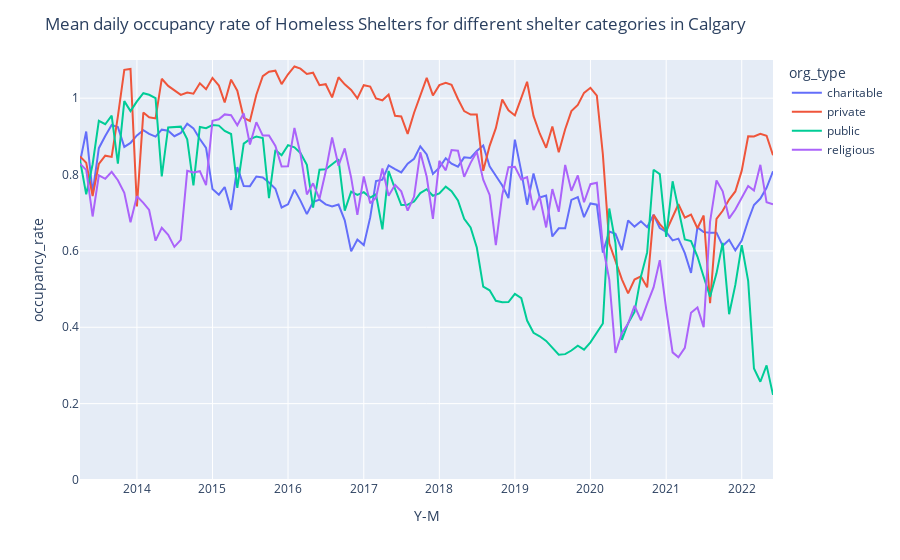

Here is the notebook cell this chart was saved with:
### Markdown cell above
#### Data Visualisation

### Code cell
mean_occ_by_category_df = (
    shelter_df.loc[:, ["year", "month", "organization_category", "occupation_rate"]]
    .groupby(["year", "month", "organization_category"])
    .mean("occupation_rate")
    .unstack()
)
mean_occ_by_category_df.columns = ["charitable", "private", "public", "religious"]
mean_occ_by_category_df
mean_occ_by_category_df = mean_occ_by_category_df.reset_index()
mean_occ_by_category_df["Y-M"] = pd.to_datetime(
    mean_occ_by_category_df["year"].astype("str")
    + "-"
    + mean_occ_by_category_df["month"].astype("str")
)
melted_mean_occ = pd.melt(
    mean_occ_by_category_df,
    id_vars=["year", "month"],
    var_name="org_type",
    value_vars=["charitable", "private", "public", "religious"],
    value_name="occupancy_rate",
)
melted_mean_occ = melted_mean_occ.astype({"year": "str", "month": "str"})
melted_mean_occ["Y-M"] = pd.to_datetime(
    melted_mean_occ[["year", "month"]].agg("-".join, axis=1)
)

fig = px.line(
    melted_mean_occ,
    x="Y-M",
    y="occupancy_rate",
    animation_group="org_type",
    color="org_type",
    hover_name="org_type",
    range_y=[0, 1.1],
)

fig.update_layout(
    autosize=True,
    title="Mean daily occupancy rate of Homeless Shelters for different shelter categories in Calgary",
)
fig.show()

display(mean_occ_by_category_df)

### Figure 1 — Plotly figure (JSON) as saved in the notebook; plotly's stock layout.template omitted (floating-point values rounded to 4 significant figures)
{"data": [{"hovertemplate": "<b>%{hovertext}</b><br><br>org_type=charitable<br>Y-M=%{x}<br>occupancy_rate=%{y}<extra></extra>", "hovertext": ["charitable", "charitable", "charitable", "charitable", "charitable", "charitable", "charitable", "charitable", "charitable", "charitable", "charitable", "charitable", "charitable", "charitable", "charitable", "charitable", "charitable", "charitable", "charitable", "charitable", "charitable", "charitable", "charitable", "charitable", "charitable", "charitable", "charitable", "charitable", "charitable", "charitable", "charitable", "charitable", "charitable", "charitable", "charitable", "charitable", "charitable", "charitable", "charitable", "charitable", "charitable", "charitable", "charitable", "charitable", "charitable", "charitable", "charitable", "charitable", "charitable", "charitable", "charitable", "charitable", "charitable", "charitable", "charitable", "charitable", "charitable", "charitable", "charitable", "charitable", "charitable", "charitable", "charitable", "charitable", "charitable", "charitable", "charitable", "charitable", "charitable", "charitable", "charitable", "charitable", "charitable", "charitable", "charitable", "charitable", "charitable", "charitable", "charitable", "charitable", "charitable", "charitable", "charitable", "charitable", "charitable", "charitable", "charitable", "charitable", "charitable", "charitable", "charitable", "charitable", "charitable", "charitable", "charitable", "charitable", "charitable", "charitable", "charitable", "charitable", "charitable", "charitable", "charitable", "charitable", "charitable", "charitable", "charitable", "charitable", "charitable", "charitable", "charitable"], "ids": ["charitable", "charitable", "charitable", "charitable", "charitable", "charitable", "charitable", "charitable", "charitable", "charitable", "charitable", "charitable", "charitable", "charitable", "charitable", "charitable", "charitable", "charitable", "charitable", "charitable", "charitable", "charitable", "charitable", "charitable", "charitable", "charitable", "charitable", "charitable", "charitable", "charitable", "charitable", "charitable", "charitable", "charitable", "charitable", "charitable", "charitable", "charitable", "charitable", "charitable", "charitable", "charitable", "charitable", "charitable", "charitable", "charitable", "charitable", "charitable", "charitable", "charitable", "charitable", "charitable", "charitable", "charitable", "charitable", "charitable", "charitable", "charitable", "charitable", "charitable", "charitable", "charitable", "charitable", "charitable", "charitable", "charitable", "charitable", "charitable", "charitable", "charitable", "charitable", "charitable", "charitable", "charitable", "charitable", "charitable", "charitable", "charitable", "charitable", "charitable", "charitable", "charitable", "charitable", "charitable", "charitable", "charitable", "charitable", "charitable", "charitable", "charitable", "charitable", "charitable", "charitable", "charitable", "charitable", "charitable", "charitable", "charitable", "charitable", "charitable", "charitable", "charitable", "charitable", "charitable", "charitable", "charitable", "charitable", "charitable", "charitable", "charitable", "charitable"], "legendgroup": "charitable", "line": {"color": "#636efa", "dash": "solid"}, "marker": {"symbol": "circle"}, "mode": "lines", "name": "charitable", "orientation": "v", "showlegend": true, "type": "scatter", "x": ["2013-04-01T00:00:00", "2013-05-01T00:00:00", "2013-06-01T00:00:00", "2013-07-01T00:00:00", "2013-08-01T00:00:00", "2013-09-01T00:00:00", "2013-10-01T00:00:00", "2013-11-01T00:00:00", "2013-12-01T00:00:00", "2014-01-01T00:00:00", "2014-02-01T00:00:00", "2014-03-01T00:00:00", "2014-04-01T00:00:00", "2014-05-01T00:00:00", "2014-06-01T00:00:00", "2014-07-01T00:00:00", "2014-08-01T00:00:00", "2014-09-01T00:00:00", "2014-10-01T00:00:00", "2014-11-01T00:00:00", "2014-12-01T00:00:00", "2015-01-01T00:00:00", "2015-02-01T00:00:00", "2015-03-01T00:00:00", "2015-04-01T00:00:00", "2015-05-01T00:00:00", "2015-06-01T00:00:00", "2015-07-01T00:00:00", "2015-08-01T00:00:00", "2015-09-01T00:00:00", "2015-10-01T00:00:00", "2015-11-01T00:00:00", "2015-12-01T00:00:00", "2016-01-01T00:00:00", "2016-02-01T00:00:00", "2016-03-01T00:00:00", "2016-04-01T00:00:00", "2016-05-01T00:00:00", "2016-06-01T00:00:00", "2016-07-01T00:00:00", "2016-08-01T00:00:00", "2016-09-01T00:00:00", "2016-10-01T00:00:00", "2016-11-01T00:00:00", "2016-12-01T00:00:00", "2017-01-01T00:00:00", "2017-02-01T00:00:00", "2017-03-01T00:00:00", "2017-04-01T00:00:00", "2017-05-01T00:00:00", "2017-06-01T00:00:00", "2017-07-01T00:00:00", "2017-08-01T00:00:00", "2017-09-01T00:00:00", "2017-10-01T00:00:00", "2017-11-01T00:00:00", "2017-12-01T00:00:00", "2018-01-01T00:00:00", "2018-02-01T00:00:00", "2018-03-01T00:00:00", "2018-04-01T00:00:00", "2018-05-01T00:00:00", "2018-06-01T00:00:00", "2018-07-01T00:00:00", "2018-08-01T00:00:00", "2018-09-01T00:00:00", "2018-10-01T00:00:00", "2018-11-01T00:00:00", "2018-12-01T00:00:00", "2019-01-01T00:00:00", "2019-02-01T00:00:00", "2019-03-01T00:00:00", "2019-04-01T00:00:00", "2019-05-01T00:00:00", "2019-06-01T00:00:00", "2019-07-01T00:00:00", "2019-08-01T00:00:00", "2019-09-01T00:00:00", "2019-10-01T00:00:00", "2019-11-01T00:00:00", "2019-12-01T00:00:00", "2020-01-01T00:00:00", "2020-02-01T00:00:00", "2020-03-01T00:00:00", "2020-04-01T00:00:00", "2020-05-01T00:00:00", "2020-06-01T00:00:00", "2020-07-01T00:00:00", "2020-08-01T00:00:00", "2020-09-01T00:00:00", "2020-10-01T00:00:00", "2020-11-01T00:00:00", "2020-12-01T00:00:00", "2021-01-01T00:00:00", "2021-02-01T00:00:00", "2021-03-01T00:00:00", "2021-04-01T00:00:00", "2021-05-01T00:00:00", "2021-06-01T00:00:00", "2021-07-01T00:00:00", "2021-08-01T00:00:00", "2021-09-01T00:00:00", "2021-10-01T00:00:00", "2021-11-01T00:00:00", "2021-12-01T00:00:00", "2022-01-01T00:00:00", "2022-02-01T00:00:00", "2022-03-01T00:00:00", "2022-04-01T00:00:00", "2022-05-01T00:00:00", "2022-06-01T00:00:00"], "xaxis": "x", "y": [0.8327, 0.9127, 0.7518, 0.8691, 0.9011, 0.9297, 0.9245, 0.8726, 0.8829, 0.9025, 0.9163, 0.9063, 0.8993, 0.9175, 0.9148, 0.9004, 0.9089, 0.9331, 0.921, 0.893, 0.8699, 0.7619, 0.7473, 0.7673, 0.7075, 0.8194, 0.77, 0.7696, 0.7948, 0.7922, 0.779, 0.7629, 0.7137, 0.722, 0.7605, 0.7318, 0.6964, 0.7281, 0.7343, 0.7218, 0.7161, 0.7214, 0.6799, 0.5987, 0.6296, 0.6152, 0.6878, 0.7829, 0.7865, 0.8239, 0.8143, 0.8056, 0.8286, 0.8413, 0.874, 0.8526, 0.8017, 0.818, 0.8426, 0.8285, 0.8207, 0.845, 0.8434, 0.862, 0.8764, 0.8214, 0.7968, 0.7714, 0.7384, 0.8915, 0.8078, 0.721, 0.8026, 0.7399, 0.7448, 0.6378, 0.6592, 0.6592, 0.7336, 0.7409, 0.6884, 0.7244, 0.721, 0.5956, 0.651, 0.6449, 0.6021, 0.6795, 0.6636, 0.6777, 0.6621, 0.6946, 0.6599, 0.6497, 0.6275, 0.6321, 0.5943, 0.5423, 0.6615, 0.6491, 0.6473, 0.6478, 0.6136, 0.6293, 0.6013, 0.6271, 0.6797, 0.7202, 0.7372, 0.7652, 0.8085], "yaxis": "y"}, {"hovertemplate": "<b>%{hovertext}</b><br><br>org_type=private<br>Y-M=%{x}<br>occupancy_rate=%{y}<extra></extra>", "hovertext": ["private", "private", "private", "private", "private", "private", "private", "private", "private", "private", "private", "private", "private", "private", "private", "private", "private", "private", "private", "private", "private", "private", "private", "private", "private", "private", "private", "private", "private", "private", "private", "private", "private", "private", "private", "private", "private", "private", "private", "private", "private", "private", "private", "private", "private", "private", "private", "private", "private", "private", "private", "private", "private", "private", "private", "private", "private", "private", "private", "private", "private", "private", "private", "private", "private", "private", "private", "private", "private", "private", "private", "private", "private", "private", "private", "private", "private", "private", "private", "private", "private", "private", "private", "private", "private", "private", "private", "private", "private", "private", "private", "private", "private", "private", "private", "private", "private", "private", "private", "private", "private", "private", "private", "private", "private", "private", "private", "private", "private", "private", "private"], "ids": ["private", "private", "private", "private", "private", "private", "private", "private", "private", "private", "private", "private", "private", "private", "private", "private", "private", "private", "private", "private", "private", "private", "private", "private", "private", "private", "private", "private", "private", "private", "private", "private", "private", "private", "private", "private", "private", "private", "private", "private", "private", "private", "private", "private", "private", "private", "private", "private", "private", "private", "private", "private", "private", "private", "private", "private", "private", "private", "private", "private", "private", "private", "private", "private", "private", "private", "private", "private", "private", "private", "private", "private", "private", "private", "private", "private", "private", "private", "private", "private", "private", "private", "private", "private", "private", "private", "private", "private", "private", "private", "private", "private", "private", "private", "private", "private", "private", "private", "private", "private", "private", "private", "private", "private", "private", "private", "private", "private", "private", "private", "private"], "legendgroup": "private", "line": {"color": "#EF553B", "dash": "solid"}, "marker": {"symbol": "circle"}, "mode": "lines", "name": "private", "orientation": "v", "showlegend": true, "type": "scatter", "x": ["2013-04-01T00:00:00", "2013-05-01T00:00:00", "2013-06-01T00:00:00", "2013-07-01T00:00:00", "2013-08-01T00:00:00", "2013-09-01T00:00:00", "2013-10-01T00:00:00", "2013-11-01T00:00:00", "2013-12-01T00:00:00", "2014-01-01T00:00:00", "2014-02-01T00:00:00", "2014-03-01T00:00:00", "2014-04-01T00:00:00", "2014-05-01T00:00:00", "2014-06-01T00:00:00", "2014-07-01T00:00:00", "2014-08-01T00:00:00", "2014-09-01T00:00:00", "2014-10-01T00:00:00", "2014-11-01T00:00:00", "2014-12-01T00:00:00", "2015-01-01T00:00:00", "2015-02-01T00:00:00", "2015-03-01T00:00:00", "2015-04-01T00:00:00", "2015-05-01T00:00:00", "2015-06-01T00:00:00", "2015-07-01T00:00:00", "2015-08-01T00:00:00", "2015-09-01T00:00:00", "2015-10-01T00:00:00", "2015-11-01T00:00:00", "2015-12-01T00:00:00", "2016-01-01T00:00:00", "2016-02-01T00:00:00", "2016-03-01T00:00:00", "2016-04-01T00:00:00", "2016-05-01T00:00:00", "2016-06-01T00:00:00", "2016-07-01T00:00:00", "2016-08-01T00:00:00", "2016-09-01T00:00:00", "2016-10-01T00:00:00", "2016-11-01T00:00:00", "2016-12-01T00:00:00", "2017-01-01T00:00:00", "2017-02-01T00:00:00", "2017-03-01T00:00:00", "2017-04-01T00:00:00", "2017-05-01T00:00:00", "2017-06-01T00:00:00", "2017-07-01T00:00:00", "2017-08-01T00:00:00", "2017-09-01T00:00:00", "2017-10-01T00:00:00", "2017-11-01T00:00:00", "2017-12-01T00:00:00", "2018-01-01T00:00:00", "2018-02-01T00:00:00", "2018-03-01T00:00:00", "2018-04-01T00:00:00", "2018-05-01T00:00:00", "2018-06-01T00:00:00", "2018-07-01T00:00:00", "2018-08-01T00:00:00", "2018-09-01T00:00:00", "2018-10-01T00:00:00", "2018-11-01T00:00:00", "2018-12-01T00:00:00", "2019-01-01T00:00:00", "2019-02-01T00:00:00", "2019-03-01T00:00:00", "2019-04-01T00:00:00", "2019-05-01T00:00:00", "2019-06-01T00:00:00", "2019-07-01T00:00:00", "2019-08-01T00:00:00", "2019-09-01T00:00:00", "2019-10-01T00:00:00", "2019-11-01T00:00:00", "2019-12-01T00:00:00", "2020-01-01T00:00:00", "2020-02-01T00:00:00", "2020-03-01T00:00:00", "2020-04-01T00:00:00", "2020-05-01T00:00:00", "2020-06-01T00:00:00", "2020-07-01T00:00:00", "2020-08-01T00:00:00", "2020-09-01T00:00:00", "2020-10-01T00:00:00", "2020-11-01T00:00:00", "2020-12-01T00:00:00", "2021-01-01T00:00:00", "2021-02-01T00:00:00", "2021-03-01T00:00:00", "2021-04-01T00:00:00", "2021-05-01T00:00:00", "2021-06-01T00:00:00", "2021-07-01T00:00:00", "2021-08-01T00:00:00", "2021-09-01T00:00:00", "2021-10-01T00:00:00", "2021-11-01T00:00:00", "2021-12-01T00:00:00", "2022-01-01T00:00:00", "2022-02-01T00:00:00", "2022-03-01T00:00:00", "2022-04-01T00:00:00", "2022-05-01T00:00:00", "2022-06-01T00:00:00"], "xaxis": "x", "y": [0.8475, 0.8307, 0.7437, 0.8278, 0.8494, 0.8463, 0.9525, 1.074, 1.077, 0.7163, 0.9622, 0.9498, 0.9471, 1.051, 1.032, 1.02, 1.009, 1.015, 1.012, 1.039, 1.024, 1.053, 1.033, 0.9887, 1.049, 1.02, 0.9483, 0.9403, 1.009, 1.057, 1.069, 1.072, 1.037, 1.063, 1.083, 1.077, 1.063, 1.067, 1.034, 1.037, 1.002, 1.055, 1.036, 1.021, 0.9995, 1.034, 1.03, 0.9992, 0.9944, 1.009, 0.9539, 0.9522, 0.9065, 0.9619, 1.004, 1.053, 1.007, 1.034, 1.04, 1.035, 0.9978, 0.9661, 0.9572, 0.957, 0.8097, 0.8753, 0.9215, 0.9964, 0.9683, 0.9548, 1.001, 1.043, 0.9536, 0.9075, 0.87, 0.9258, 0.8583, 0.9186, 0.9661, 0.9825, 1.014, 1.027, 1.007, 0.8532, 0.62, 0.5729, 0.5256, 0.4886, 0.5249, 0.5332, 0.5045, 0.6944, 0.6701, 0.6515, 0.6863, 0.7223, 0.6871, 0.6949, 0.6592, 0.6929, 0.4632, 0.6839, 0.7051, 0.7344, 0.7556, 0.8102, 0.9003, 0.8997, 0.9067, 0.9016, 0.8508], "yaxis": "y"}, {"hovertemplate": "<b>%{hovertext}</b><br><br>org_type=public<br>Y-M=%{x}<br>occupancy_rate=%{y}<extra></extra>", "hovertext": ["public", "public", "public", "public", "public", "public", "public", "public", "public", "public", "public", "public", "public", "public", "public", "public", "public", "public", "public", "public", "public", "public", "public", "public", "public", "public", "public", "public", "public", "public", "public", "public", "public", "public", "public", "public", "public", "public", "public", "public", "public", "public", "public", "public", "public", "public", "public", "public", "public", "public", "public", "public", "public", "public", "public", "public", "public", "public", "public", "public", "public", "public", "public", "public", "public", "public", "public", "public", "public", "public", "public", "public", "public", "public", "public", "public", "public", "public", "public", "public", "public", "public", "public", "public", "public", "public", "public", "public", "public", "public", "public", "public", "public", "public", "public", "public", "public", "public", "public", "public", "public", "public", "public", "public", "public", "public", "public", "public", "public", "public", "public"], "ids": ["public", "public", "public", "public", "public", "public", "public", "public", "public", "public", "public", "public", "public", "public", "public", "public", "public", "public", "public", "public", "public", "public", "public", "public", "public", "public", "public", "public", "public", "public", "public", "public", "public", "public", "public", "public", "public", "public", "public", "public", "public", "public", "public", "public", "public", "public", "public", "public", "public", "public", "public", "public", "public", "public", "public", "public", "public", "public", "public", "public", "public", "public", "public", "public", "public", "public", "public", "public", "public", "public", "public", "public", "public", "public", "public", "public", "public", "public", "public", "public", "public", "public", "public", "public", "public", "public", "public", "public", "public", "public", "public", "public", "public", "public", "public", "public", "public", "public", "public", "public", "public", "public", "public", "public", "public", "public", "public", "public", "public", "public", "public"], "legendgroup": "public", "line": {"color": "#00cc96", "dash": "solid"}, "marker": {"symbol": "circle"}, "mode": "lines", "name": "public", "orientation": "v", "showlegend": true, "type": "scatter", "x": ["2013-04-01T00:00:00", "2013-05-01T00:00:00", "2013-06-01T00:00:00", "2013-07-01T00:00:00", "2013-08-01T00:00:00", "2013-09-01T00:00:00", "2013-10-01T00:00:00", "2013-11-01T00:00:00", "2013-12-01T00:00:00", "2014-01-01T00:00:00", "2014-02-01T00:00:00", "2014-03-01T00:00:00", "2014-04-01T00:00:00", "2014-05-01T00:00:00", "2014-06-01T00:00:00", "2014-07-01T00:00:00", "2014-08-01T00:00:00", "2014-09-01T00:00:00", "2014-10-01T00:00:00", "2014-11-01T00:00:00", "2014-12-01T00:00:00", "2015-01-01T00:00:00", "2015-02-01T00:00:00", "2015-03-01T00:00:00", "2015-04-01T00:00:00", "2015-05-01T00:00:00", "2015-06-01T00:00:00", "2015-07-01T00:00:00", "2015-08-01T00:00:00", "2015-09-01T00:00:00", "2015-10-01T00:00:00", "2015-11-01T00:00:00", "2015-12-01T00:00:00", "2016-01-01T00:00:00", "2016-02-01T00:00:00", "2016-03-01T00:00:00", "2016-04-01T00:00:00", "2016-05-01T00:00:00", "2016-06-01T00:00:00", "2016-07-01T00:00:00", "2016-08-01T00:00:00", "2016-09-01T00:00:00", "2016-10-01T00:00:00", "2016-11-01T00:00:00", "2016-12-01T00:00:00", "2017-01-01T00:00:00", "2017-02-01T00:00:00", "2017-03-01T00:00:00", "2017-04-01T00:00:00", "2017-05-01T00:00:00", "2017-06-01T00:00:00", "2017-07-01T00:00:00", "2017-08-01T00:00:00", "2017-09-01T00:00:00", "2017-10-01T00:00:00", "2017-11-01T00:00:00", "2017-12-01T00:00:00", "2018-01-01T00:00:00", "2018-02-01T00:00:00", "2018-03-01T00:00:00", "2018-04-01T00:00:00", "2018-05-01T00:00:00", "2018-06-01T00:00:00", "2018-07-01T00:00:00", "2018-08-01T00:00:00", "2018-09-01T00:00:00", "2018-10-01T00:00:00", "2018-11-01T00:00:00", "2018-12-01T00:00:00", "2019-01-01T00:00:00", "2019-02-01T00:00:00", "2019-03-01T00:00:00", "2019-04-01T00:00:00", "2019-05-01T00:00:00", "2019-06-01T00:00:00", "2019-07-01T00:00:00", "2019-08-01T00:00:00", "2019-09-01T00:00:00", "2019-10-01T00:00:00", "2019-11-01T00:00:00", "2019-12-01T00:00:00", "2020-01-01T00:00:00", "2020-02-01T00:00:00", "2020-03-01T00:00:00", "2020-04-01T00:00:00", "2020-05-01T00:00:00", "2020-06-01T00:00:00", "2020-07-01T00:00:00", "2020-08-01T00:00:00", "2020-09-01T00:00:00", "2020-10-01T00:00:00", "2020-11-01T00:00:00", "2020-12-01T00:00:00", "2021-01-01T00:00:00", "2021-02-01T00:00:00", "2021-03-01T00:00:00", "2021-04-01T00:00:00", "2021-05-01T00:00:00", "2021-06-01T00:00:00", "2021-07-01T00:00:00", "2021-08-01T00:00:00", "2021-09-01T00:00:00", "2021-10-01T00:00:00", "2021-11-01T00:00:00", "2021-12-01T00:00:00", "2022-01-01T00:00:00", "2022-02-01T00:00:00", "2022-03-01T00:00:00", "2022-04-01T00:00:00", "2022-05-01T00:00:00", "2022-06-01T00:00:00"], "xaxis": "x", "y": [0.838, 0.748, 0.827, 0.9409, 0.9318, 0.9541, 0.8287, 0.9924, 0.9661, 0.9915, 1.013, 1.009, 1.0, 0.7953, 0.9234, 0.9252, 0.9254, 0.8923, 0.7717, 0.9244, 0.9215, 0.9298, 0.9282, 0.9141, 0.9061, 0.765, 0.8811, 0.8928, 0.8996, 0.8958, 0.738, 0.8645, 0.8503, 0.877, 0.8712, 0.8565, 0.8254, 0.7132, 0.8127, 0.8138, 0.8273, 0.8399, 0.7055, 0.755, 0.7467, 0.7538, 0.7395, 0.7481, 0.6564, 0.8093, 0.7623, 0.7203, 0.721, 0.7294, 0.7515, 0.7616, 0.7444, 0.7503, 0.7685, 0.7566, 0.7319, 0.6841, 0.6616, 0.6088, 0.5063, 0.4967, 0.4694, 0.4653, 0.466, 0.4875, 0.4762, 0.4176, 0.3856, 0.3763, 0.3643, 0.3466, 0.328, 0.3296, 0.3392, 0.352, 0.3415, 0.3606, 0.3855, 0.4099, 0.7111, 0.6204, 0.3667, 0.4107, 0.44, 0.5333, 0.5961, 0.8126, 0.8011, 0.6365, 0.7823, 0.7128, 0.63, 0.6259, 0.5852, 0.5324, 0.4799, 0.5413, 0.6211, 0.4342, 0.5109, 0.6153, 0.5214, 0.2919, 0.2573, 0.3002, 0.2229], "yaxis": "y"}, {"hovertemplate": "<b>%{hovertext}</b><br><br>org_type=religious<br>Y-M=%{x}<br>occupancy_rate=%{y}<extra></extra>", "hovertext": ["religious", "religious", "religious", "religious", "religious", "religious", "religious", "religious", "religious", "religious", "religious", "religious", "religious", "religious", "religious", "religious", "religious", "religious", "religious", "religious", "religious", "religious", "religious", "religious", "religious", "religious", "religious", "religious", "religious", "religious", "religious", "religious", "religious", "religious", "religious", "religious", "religious", "religious", "religious", "religious", "religious", "religious", "religious", "religious", "religious", "religious", "religious", "religious", "religious", "religious", "religious", "religious", "religious", "religious", "religious", "religious", "religious", "religious", "religious", "religious", "religious", "religious", "religious", "religious", "religious", "religious", "religious", "religious", "religious", "religious", "religious", "religious", "religious", "religious", "religious", "religious", "religious", "religious", "religious", "religious", "religious", "religious", "religious", "religious", "religious", "religious", "religious", "religious", "religious", "religious", "religious", "religious", "religious", "religious", "religious", "religious", "religious", "religious", "religious", "religious", "religious", "religious", "religious", "religious", "religious", "religious", "religious", "religious", "religious", "religious", "religious"], "ids": ["religious", "religious", "religious", "religious", "religious", "religious", "religious", "religious", "religious", "religious", "religious", "religious", "religious", "religious", "religious", "religious", "religious", "religious", "religious", "religious", "religious", "religious", "religious", "religious", "religious", "religious", "religious", "religious", "religious", "religious", "religious", "religious", "religious", "religious", "religious", "religious", "religious", "religious", "religious", "religious", "religious", "religious", "religious", "religious", "religious", "religious", "religious", "religious", "religious", "religious", "religious", "religious", "religious", "religious", "religious", "religious", "religious", "religious", "religious", "religious", "religious", "religious", "religious", "religious", "religious", "religious", "religious", "religious", "religious", "religious", "religious", "religious", "religious", "religious", "religious", "religious", "religious", "religious", "religious", "religious", "religious", "religious", "religious", "religious", "religious", "religious", "religious", "religious", "religious", "religious", "religious", "religious", "religious", "religious", "religious", "religious", "religious", "religious", "religious", "religious", "religious", "religious", "religious", "religious", "religious", "religious", "religious", "religious", "religious", "religious", "religious"], "legendgroup": "religious", "line": {"color": "#ab63fa", "dash": "solid"}, "marker": {"symbol": "circle"}, "mode": "lines", "name": "religious", "orientation": "v", "showlegend": true, "type": "scatter", "x": ["2013-04-01T00:00:00", "2013-05-01T00:00:00", "2013-06-01T00:00:00", "2013-07-01T00:00:00", "2013-08-01T00:00:00", "2013-09-01T00:00:00", "2013-10-01T00:00:00", "2013-11-01T00:00:00", "2013-12-01T00:00:00", "2014-01-01T00:00:00", "2014-02-01T00:00:00", "2014-03-01T00:00:00", "2014-04-01T00:00:00", "2014-05-01T00:00:00", "2014-06-01T00:00:00", "2014-07-01T00:00:00", "2014-08-01T00:00:00", "2014-09-01T00:00:00", "2014-10-01T00:00:00", "2014-11-01T00:00:00", "2014-12-01T00:00:00", "2015-01-01T00:00:00", "2015-02-01T00:00:00", "2015-03-01T00:00:00", "2015-04-01T00:00:00", "2015-05-01T00:00:00", "2015-06-01T00:00:00", "2015-07-01T00:00:00", "2015-08-01T00:00:00", "2015-09-01T00:00:00", "2015-10-01T00:00:00", "2015-11-01T00:00:00", "2015-12-01T00:00:00", "2016-01-01T00:00:00", "2016-02-01T00:00:00", "2016-03-01T00:00:00", "2016-04-01T00:00:00", "2016-05-01T00:00:00", "2016-06-01T00:00:00", "2016-07-01T00:00:00", "2016-08-01T00:00:00", "2016-09-01T00:00:00", "2016-10-01T00:00:00", "2016-11-01T00:00:00", "2016-12-01T00:00:00", "2017-01-01T00:00:00", "2017-02-01T00:00:00", "2017-03-01T00:00:00", "2017-04-01T00:00:00", "2017-05-01T00:00:00", "2017-06-01T00:00:00", "2017-07-01T00:00:00", "2017-08-01T00:00:00", "2017-09-01T00:00:00", "2017-10-01T00:00:00", "2017-11-01T00:00:00", "2017-12-01T00:00:00", "2018-01-01T00:00:00", "2018-02-01T00:00:00", "2018-03-01T00:00:00", "2018-04-01T00:00:00", "2018-05-01T00:00:00", "2018-06-01T00:00:00", "2018-07-01T00:00:00", "2018-08-01T00:00:00", "2018-09-01T00:00:00", "2018-10-01T00:00:00", "2018-11-01T00:00:00", "2018-12-01T00:00:00", "2019-01-01T00:00:00", "2019-02-01T00:00:00", "2019-03-01T00:00:00", "2019-04-01T00:00:00", "2019-05-01T00:00:00", "2019-06-01T00:00:00", "2019-07-01T00:00:00", "2019-08-01T00:00:00", "2019-09-01T00:00:00", "2019-10-01T00:00:00", "2019-11-01T00:00:00", "2019-12-01T00:00:00", "2020-01-01T00:00:00", "2020-02-01T00:00:00", "2020-03-01T00:00:00", "2020-04-01T00:00:00", "2020-05-01T00:00:00", "2020-06-01T00:00:00", "2020-07-01T00:00:00", "2020-08-01T00:00:00", "2020-09-01T00:00:00", "2020-10-01T00:00:00", "2020-11-01T00:00:00", "2020-12-01T00:00:00", "2021-01-01T00:00:00", "2021-02-01T00:00:00", "2021-03-01T00:00:00", "2021-04-01T00:00:00", "2021-05-01T00:00:00", "2021-06-01T00:00:00", "2021-07-01T00:00:00", "2021-08-01T00:00:00", "2021-09-01T00:00:00", "2021-10-01T00:00:00", "2021-11-01T00:00:00", "2021-12-01T00:00:00", "2022-01-01T00:00:00", "2022-02-01T00:00:00", "2022-03-01T00:00:00", "2022-04-01T00:00:00", "2022-05-01T00:00:00", "2022-06-01T00:00:00"], "xaxis": "x", "y": [0.8284, 0.8122, 0.6902, 0.7979, 0.7889, 0.8072, 0.7851, 0.7519, 0.6753, 0.743, 0.7259, 0.7072, 0.6268, 0.6606, 0.642, 0.6107, 0.6288, 0.8098, 0.8057, 0.8088, 0.7722, 0.9408, 0.9448, 0.9575, 0.9553, 0.9292, 0.9603, 0.8788, 0.9372, 0.9021, 0.9021, 0.8751, 0.821, 0.8216, 0.9221, 0.8547, 0.748, 0.777, 0.7364, 0.8078, 0.8973, 0.8231, 0.8685, 0.7919, 0.6942, 0.7951, 0.7247, 0.7392, 0.8157, 0.7444, 0.7731, 0.7561, 0.7054, 0.7424, 0.8583, 0.7942, 0.6837, 0.836, 0.811, 0.864, 0.8625, 0.7939, 0.8307, 0.8595, 0.7866, 0.7467, 0.6153, 0.7469, 0.8194, 0.8201, 0.7873, 0.7934, 0.7068, 0.7419, 0.6615, 0.762, 0.7026, 0.825, 0.7572, 0.7976, 0.7275, 0.7748, 0.7786, 0.6131, 0.525, 0.3327, 0.3849, 0.41, 0.4563, 0.418, 0.4614, 0.5043, 0.5759, 0.4474, 0.3343, 0.3212, 0.346, 0.4382, 0.4521, 0.4004, 0.6764, 0.7847, 0.756, 0.685, 0.7083, 0.7388, 0.7702, 0.7581, 0.8256, 0.7273, 0.722], "yaxis": "y"}], "layout": {"autosize": true, "legend": {"title": {"text": "org_type"}, "tracegroupgap": 0}, "margin": {"t": 60}, "title": {"text": "Mean daily occupancy rate of Homeless Shelters for different shelter categories in Calgary"}, "xaxis": {"anchor": "y", "autorange": true, "domain": [0, 1], "range": ["2013-04-01", "2022-06-01"], "title": {"text": "Y-M"}, "type": "date"}, "yaxis": {"anchor": "x", "domain": [0, 1], "range": [0, 1.1], "title": {"text": "occupancy_rate"}, "type": "linear"}}}
